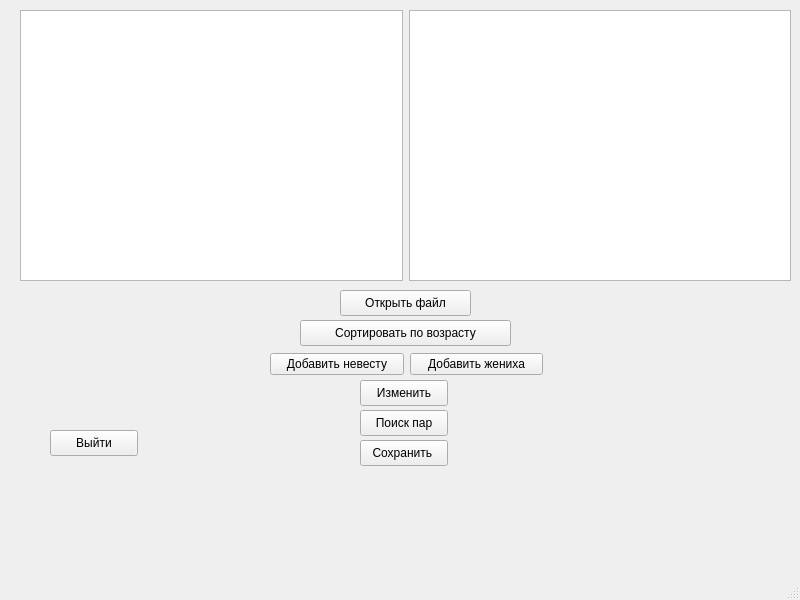
<?xml version="1.0" encoding="UTF-8"?>
<ui version="4.0">
 <class>MainWindow</class>
 <widget class="QMainWindow" name="MainWindow">
  <property name="geometry">
   <rect>
    <x>0</x>
    <y>0</y>
    <width>800</width>
    <height>600</height>
   </rect>
  </property>
  <property name="windowTitle">
   <string>MainWindow</string>
  </property>
  <widget class="QWidget" name="centralwidget">
   <widget class="QPushButton" name="pushButtonOpen">
    <property name="geometry">
     <rect>
      <x>340</x>
      <y>290</y>
      <width>131</width>
      <height>26</height>
     </rect>
    </property>
    <property name="text">
     <string>Открыть файл</string>
    </property>
   </widget>
   <widget class="QPushButton" name="pushButtonSortAge">
    <property name="geometry">
     <rect>
      <x>300</x>
      <y>320</y>
      <width>211</width>
      <height>26</height>
     </rect>
    </property>
    <property name="text">
     <string>Сортировать по возрасту</string>
    </property>
   </widget>
   <widget class="QPushButton" name="pushButtonEdit">
    <property name="geometry">
     <rect>
      <x>360</x>
      <y>380</y>
      <width>88</width>
      <height>26</height>
     </rect>
    </property>
    <property name="text">
     <string>Изменить</string>
    </property>
   </widget>
   <widget class="QPushButton" name="pushButtonFindPairs">
    <property name="geometry">
     <rect>
      <x>360</x>
      <y>410</y>
      <width>88</width>
      <height>26</height>
     </rect>
    </property>
    <property name="text">
     <string>Поиск пар</string>
    </property>
   </widget>
   <widget class="QPushButton" name="pushButtonSave">
    <property name="geometry">
     <rect>
      <x>360</x>
      <y>440</y>
      <width>88</width>
      <height>26</height>
     </rect>
    </property>
    <property name="text">
     <string>Сохранить </string>
    </property>
   </widget>
   <widget class="QPushButton" name="pushButtonExit">
    <property name="geometry">
     <rect>
      <x>50</x>
      <y>430</y>
      <width>88</width>
      <height>26</height>
     </rect>
    </property>
    <property name="text">
     <string>Выйти</string>
    </property>
   </widget>
   <widget class="QWidget" name="layoutWidget">
    <property name="geometry">
     <rect>
      <x>20</x>
      <y>10</y>
      <width>771</width>
      <height>271</height>
     </rect>
    </property>
    <layout class="QHBoxLayout" name="horizontalLayout">
     <item>
      <widget class="QTableWidget" name="tableWidgetBrides"/>
     </item>
     <item>
      <widget class="QTableWidget" name="tableWidgetGrooms"/>
     </item>
    </layout>
   </widget>
   <widget class="QWidget" name="">
    <property name="geometry">
     <rect>
      <x>270</x>
      <y>350</y>
      <width>273</width>
      <height>28</height>
     </rect>
    </property>
    <layout class="QHBoxLayout" name="horizontalLayout_2">
     <item>
      <widget class="QPushButton" name="pushButtonAddBride">
       <property name="text">
        <string>Добавить невесту</string>
       </property>
      </widget>
     </item>
     <item>
      <widget class="QPushButton" name="pushButtonAddGroom">
       <property name="text">
        <string>Добавить жениха</string>
       </property>
      </widget>
     </item>
    </layout>
   </widget>
  </widget>
  <widget class="QMenuBar" name="menubar">
   <property name="geometry">
    <rect>
     <x>0</x>
     <y>0</y>
     <width>800</width>
     <height>23</height>
    </rect>
   </property>
  </widget>
  <widget class="QStatusBar" name="statusbar"/>
 </widget>
 <resources/>
 <connections/>
</ui>
